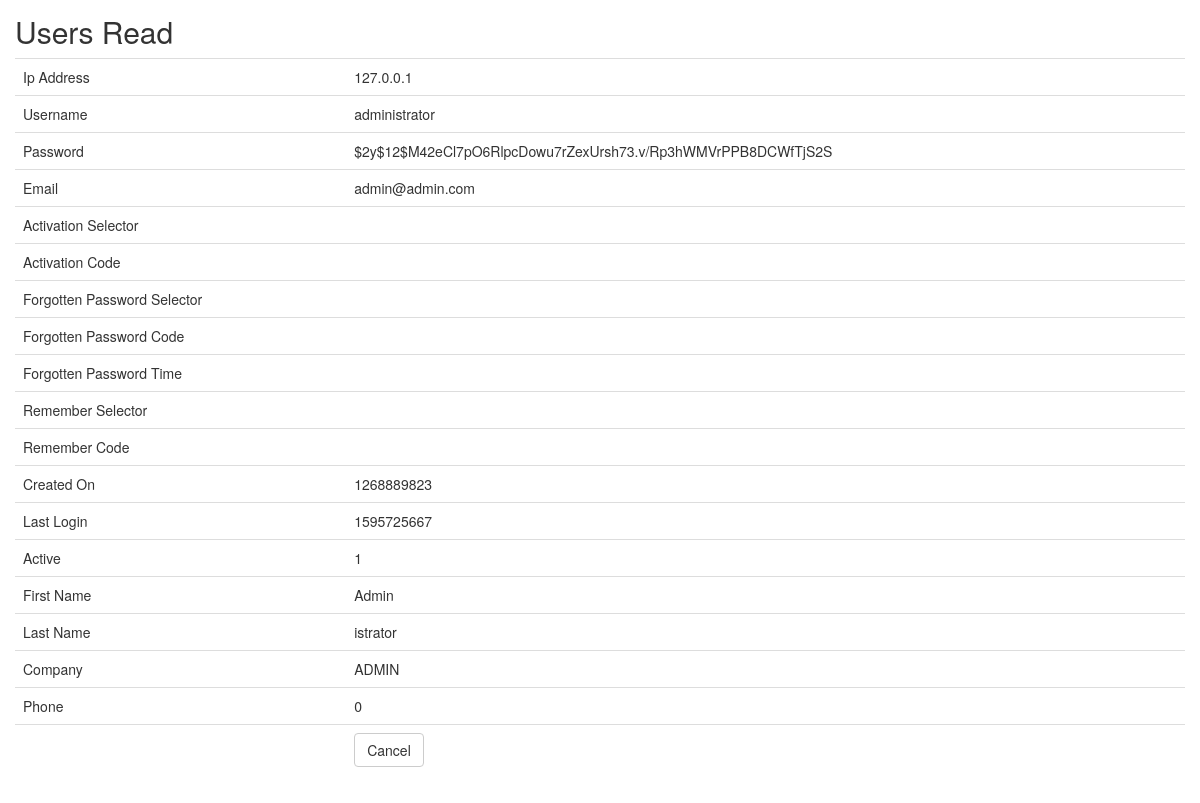
/users/read/1, run on the app's committed database.
### tables this page shows
CREATE TABLE `users` (
  `id` int(11) UNSIGNED NOT NULL,
  `ip_address` varchar(45) NOT NULL,
  `username` varchar(100) DEFAULT NULL,
  `password` varchar(255) NOT NULL,
  `email` varchar(254) NOT NULL,
  `activation_selector` varchar(255) DEFAULT NULL,
  `activation_code` varchar(255) DEFAULT NULL,
  `forgotten_password_selector` varchar(255) DEFAULT NULL,
  `forgotten_password_code` varchar(255) DEFAULT NULL,
  `forgotten_password_time` int(11) UNSIGNED DEFAULT NULL,
  `remember_selector` varchar(255) DEFAULT NULL,
  `remember_code` varchar(255) DEFAULT NULL,
  `created_on` int(11) UNSIGNED NOT NULL,
  `last_login` int(11) UNSIGNED DEFAULT NULL,
  `active` tinyint(1) UNSIGNED DEFAULT NULL,
  `first_name` varchar(50) DEFAULT NULL,
  `last_name` varchar(50) DEFAULT NULL,
  `company` varchar(100) DEFAULT NULL,
  `phone` varchar(20) DEFAULT NULL
);

### application/controllers/Users.php (called while the page is built, shortened)
<?php
class Users extends CI_Controller
{
    function __construct()
    {
        $this->load->model('Users_model');
        $this->load->library('form_validation');
    }
    public function read($id)
    {
        $row = $this->Users_model->get_by_id($id);
        if ($row) {
            $data = array(
		'id' => $row->id,
		'ip_address' => $row->ip_address,
		'username' => $row->username,
		'password' => $row->password,
		'email' => $row->email,
		'activation_selector' => $row->activation_selector,
		'activation_code' => $row->activation_code,
		'forgotten_password_selector' => $row->forgotten_password_selector,
		'forgotten_password_code' => $row->forgotten_password_code,
		'forgotten_password_time' => $row->forgotten_password_time,
		'remember_selector' => $row->remember_selector,
		'remember_code' => $row->remember_code,
		'created_on' => $row->created_on,
		'last_login' => $row->last_login,
		'active' => $row->active,
		'first_name' => $row->first_name,
		'last_name' => $row->last_name,
		'company' => $row->company,
		'phone' => $row->phone,
	    );
            $this->load->view('users/users_read', $data);
        } else {
            $this->session->set_flashdata('message', 'Record Not Found');
            redirect(site_url('users'));
        }
    }
}

### index.php (called while the page is built, shortened)
<?php
require_once BASEPATH.'core/CodeIgniter.php';

### application/models/Users_model.php (called while the page is built, shortened)
<?php
class Users_model extends CI_Model
{
    public $table = 'users';
    public $id = 'id';
    function get_by_id($id)
    {
        $this->db->where($this->id, $id);
        return $this->db->get($this->table)->row();
    }
}

### application/views/users/users_read.php (the view, shortened to what this page needs)
<!doctype html>
<html>
    <head>
        <link rel="stylesheet" href="<?php echo base_url('assets/bootstrap/css/bootstrap.min.css') ?>"/>
    </head>
    <body>
        <h2 style="margin-top:0px">Users Read</h2>
        <table class="table">
	    <tr><td>Ip Address</td><td><?php echo $ip_address; ?></td></tr>
	    <tr><td>Username</td><td><?php echo $username; ?></td></tr>
	    <tr><td>Password</td><td><?php echo $password; ?></td></tr>
	    <tr><td>Email</td><td><?php echo $email; ?></td></tr>
	    <tr><td>Activation Selector</td><td><?php echo $activation_selector; ?></td></tr>
	    <tr><td>Activation Code</td><td><?php echo $activation_code; ?></td></tr>
	    <tr><td>Forgotten Password Selector</td><td><?php echo $forgotten_password_selector; ?></td></tr>
	    <tr><td>Forgotten Password Code</td><td><?php echo $forgotten_password_code; ?></td></tr>
	    <tr><td>Forgotten Password Time</td><td><?php echo $forgotten_password_time; ?></td></tr>
	    <tr><td>Remember Selector</td><td><?php echo $remember_selector; ?></td></tr>
	    <tr><td>Remember Code</td><td><?php echo $remember_code; ?></td></tr>
	    <tr><td>Created On</td><td><?php echo $created_on; ?></td></tr>
	    <tr><td>Last Login</td><td><?php echo $last_login; ?></td></tr>
	    <tr><td>Active</td><td><?php echo $active; ?></td></tr>
	    <tr><td>First Name</td><td><?php echo $first_name; ?></td></tr>
	    <tr><td>Last Name</td><td><?php echo $last_name; ?></td></tr>
	    <tr><td>Company</td><td><?php echo $company; ?></td></tr>
	    <tr><td>Phone</td><td><?php echo $phone; ?></td></tr>
	    <tr><td></td><td><a href="<?php echo site_url('users') ?>" class="btn btn-default">Cancel</a></td></tr>
	</table>
        </body>
</html>

### application/views/users/users_read.php (style rules this page uses)
body { padding: 15px; }

### data on the page
users: ip_address "127.0.0.1", username "administrator", password "$2y$12$M42eCl7pO6RlpcDowu7rZexUrsh73.v/Rp3hWMVrPPB8DCWfTjS2S", email "admin@admin.com", created_on "1268889823", last_login "1595725667", active "1", first_name "Admin", last_name "istrator", company "ADMIN", phone "0"
